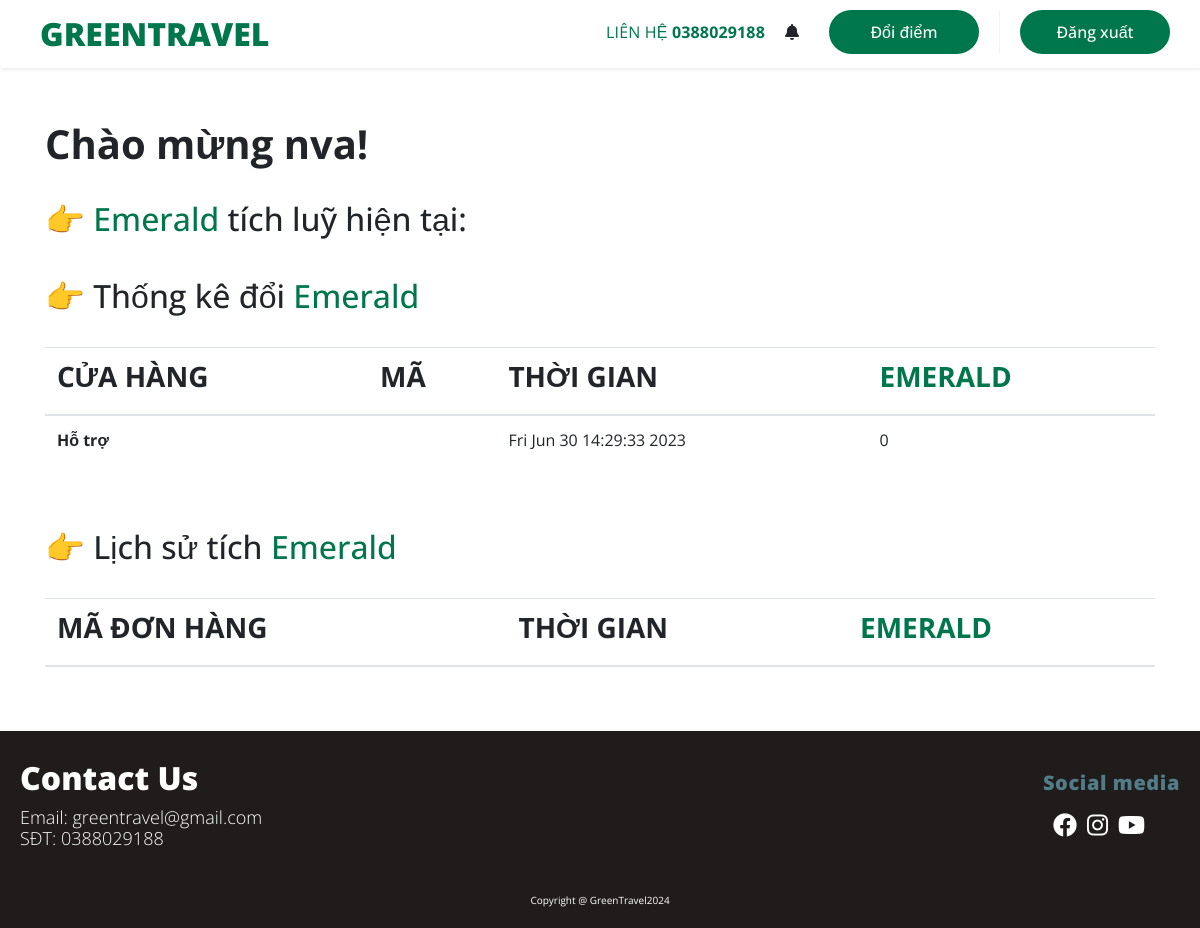
/afteruser1 (signed in), run on the app's committed database.
### control/Databases.py (models this page shows, shortened)
class Base(DeclarativeBase):
    pass

class User(Base, UserMixin):
    __tablename__ = "users"
    id:Mapped[int] = mapped_column(primary_key=True)
    username:Mapped[str] = mapped_column(nullable=False)
    password:Mapped[str] = mapped_column(nullable=False)
    user_type:Mapped[int] = mapped_column(nullable=False)

class Trade_history_user(Base):
    __tablename__ = "trade_history_user"
    id:Mapped[int] = mapped_column(primary_key=True)
    point_paid:Mapped[int] = mapped_column(nullable=False)
    item_name:Mapped[str] = mapped_column(nullable=False)
    item_id:Mapped[int] = mapped_column(nullable=False)
    time:Mapped[str] = mapped_column(nullable=False)
    user_id:Mapped[int] = mapped_column(nullable=False)
    ma:Mapped[str] = mapped_column(nullable=False)

### view/au1.py (the view, shortened to what this page needs)
@afteruser1.route('/afteruser1', methods=['POST', 'GET'])
@login_required
def au1():
    thong_ke_doi_emerald =  trade_history()
    lich_su_tich_emerald = gain_history()
    nhacnho = note_gain()
    return render_template("AfterUser1.html", user = current_user.username, data1 = thong_ke_doi_emerald, data2 = lich_su_tich_emerald, remind_data = nhacnho)

### control/History_user_db.py (called while the page is built)
    def history_user_scan(self, target_id):
        result_dict = {"UserName": [], "BillCode": [], "Time": [], "Emerald": []}
        target_type = self.session.query(User).filter(User.id == target_id).first()
        if target_type is not None and target_type.user_type == 1:
            result = self.session.query(History_user, User).filter(History_user.user_id == User.id, History_user.user_id == target_id).all()
            for his in result:
                result_dict["UserName"].append(his.User.username)
                result_dict["BillCode"].append(his.History_user.bill_code)
                result_dict["Time"].append(his.History_user.time)
                result_dict["Emerald"].append(his.History_user.point_gained)
        return result_dict

    def history_user_max_db_find(self):
        self.history_user_max_db = self.session.scalar(select(History_user.id).order_by(-1*History_user.id))
        if self.history_user_max_db is None:
            self.history_user_max_db = 1
        else:
            self.history_user_max_db += 1

### control/Note_db.py (called while the page is built)
    def Note_db_scan(self, target_id):
        result = self.session.query(Note).filter(Note.user_id == target_id).all()
        dict = {'Item': [], 'Time':[], 'Location':[]}
        for note in result:
            dict['Item'].append(note.items)
            dict['Time'].append(note.time)
            dict['Location'].append(note.location)
        return dict

### control/Trade_history_user_db.py (called while the page is built)
    def trade_history_user_scan(self, target_id):
        result_dict = {"UserName": [], "ItemName": [], "Time": [], "Emerald": [], "ma":[]}
        target_type = self.session.query(User).filter(User.id == target_id).first()
        if target_type is not None and target_type.user_type == 1:
            result = self.session.query(Trade_history_user, User).filter(Trade_history_user.user_id == User.id, Trade_history_user.user_id == target_id).all()
            for his in result:
                result_dict["UserName"].append(his.User.username)
                result_dict["ItemName"].append(his.Trade_history_user.item_name)
                result_dict["Time"].append(his.Trade_history_user.time)
                result_dict["Emerald"].append(his.Trade_history_user.point_paid)
                result_dict["ma"].append(his.Trade_history_user.ma)
        return result_dict

### control/User_db.py (called while the page is built)
    def User_db_get_user_id(self, user_id):
        return self.session.query(User).filter_by(id = user_id).first()

### view/templates/AfterUser1.html (shortened to what this page needs)
{%extends "base.html" %}
{% block css %}AfterUser1.css{%endblock%}
{%block nutHeader%}
<i class="fa-solid fa-bell"></i>
<li class="nut-tkct">
    <a href="afteruser2">
        <button class="myButton">Đổi điểm</button>
    </a>
</li>
<li class="nut-DX">
    <form method="post">
        <button class="myButton" name="Logout" value="Logout">Đăng xuất</button>
    </form>
</li>
{%endblock%}
{% block container %}
    <div class="container">
        <br><br>
        <h1>
            <b>
                Chào mừng {{ user }}!
            </b>
        </h1>
        <br>
        <h2>
            👉 <div class="EMERALD" style="display: inline; color:#00764C">Emerald</div> tích luỹ hiện tại:
        <br> <br>
            👉 Thống kê đổi <div class="diem" style="display: inline; color:#00764C">Emerald</div>
        </h2>
        <br>
        <table class="table">
            <thead>
                <tr>
                    <th scope="col"><h3><b>CỬA HÀNG</b></h3></th>
                    <th scope="col"><h3><b>MÃ</b></h3></th>
                    <th scope="col"><h3><b>THỜI GIAN</b></h3></th>
                    <th scope="col" style="color: #00764C"><h3><b>EMERALD</b></h3></th>
                </tr>
            </thead>
            <tbody>
                {% for row in data1%}
                <tr>
                    <th scope="row">{{ row['vatdung'] }}</th>
                    <td>{{ row['ma'] }}</td>
                    <td>{{ row['thoigian'] }}</td>
                    <td>{{ row['emerald'] }}</td>
                </tr>
                {% endfor %}
            </tbody>
        </table>
        <br><br>
        <div class="lich-su">
            <h2>👉 Lịch sử tích <div class="LS-diem" style="display: inline; color:#00764C">Emerald</div></h2>
        </div>
        <br>
        <table class="table">
            <thead>
                <tr>
                    <th scope="col"><h3><b>MÃ ĐƠN HÀNG</b></h3></th>
                    <th scope="col"><h3><b>THỜI GIAN</b></h3></th>
                    <th scope="col" style="color: #00764C"><h3><b>EMERALD</b></h3></th>
                </tr>
            </thead>
        </table>
        <br><br>
    </div>
{%endblock%}

### view/static/style/AfterUser1.css (style rules this page uses)
* { margin: 0; padding: 0; font-family: 'Open Sans', sans-serif; scroll-behavior: smooth; }
header li a { display: block; text-decoration: none; margin-left: 10px; }
header .nut-tkct a button, header .nut-DX form button { border-radius: 100px; border: 0px; width: 150px; height: 44px; background-color: #00764C; font-weight: bolder; color: #fff; font-family: 'Open Sans', sans-serif; font-style: normal; font-weight: 500; font-size: 16px; margin-left: 20px; margin-right: 20px; }
@media screen and (min-width: 1000px) { header li { float: left; } }
header li a { display: block; border-right: 1px solid #f4f4f4; text-decoration: none; margin-left: 10px; }

### data on the page
User: username "nva"
Trade_history_user: vatdung "Hỗ trợ", thoigian "Fri Jun 30 14:29:33 2023", emerald "0"
